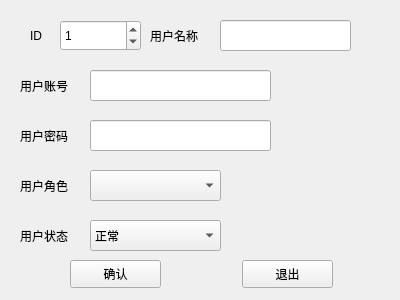
<?xml version="1.0" encoding="UTF-8"?>
<ui version="4.0">
 <class>AddUser</class>
 <widget class="QWidget" name="AddUser">
  <property name="geometry">
   <rect>
    <x>0</x>
    <y>0</y>
    <width>400</width>
    <height>300</height>
   </rect>
  </property>
  <property name="windowTitle">
   <string>用户信息</string>
  </property>
  <widget class="QStackedWidget" name="stackedWidget">
   <property name="geometry">
    <rect>
     <x>0</x>
     <y>0</y>
     <width>401</width>
     <height>301</height>
    </rect>
   </property>
   <property name="currentIndex">
    <number>0</number>
   </property>
   <widget class="QWidget" name="page">
    <widget class="QSpinBox" name="id">
     <property name="geometry">
      <rect>
       <x>60</x>
       <y>20</y>
       <width>81</width>
       <height>31</height>
      </rect>
     </property>
     <property name="value">
      <number>1</number>
     </property>
    </widget>
    <widget class="QComboBox" name="status">
     <property name="geometry">
      <rect>
       <x>90</x>
       <y>220</y>
       <width>131</width>
       <height>31</height>
      </rect>
     </property>
     <property name="layoutDirection">
      <enum>Qt::LeftToRight</enum>
     </property>
     <item>
      <property name="text">
       <string>正常</string>
      </property>
     </item>
     <item>
      <property name="text">
       <string>冻结</string>
      </property>
     </item>
    </widget>
    <widget class="QLabel" name="label">
     <property name="geometry">
      <rect>
       <x>30</x>
       <y>20</y>
       <width>31</width>
       <height>31</height>
      </rect>
     </property>
     <property name="text">
      <string>ID</string>
     </property>
    </widget>
    <widget class="QLineEdit" name="name">
     <property name="geometry">
      <rect>
       <x>220</x>
       <y>20</y>
       <width>131</width>
       <height>31</height>
      </rect>
     </property>
     <property name="text">
      <string/>
     </property>
    </widget>
    <widget class="QLineEdit" name="account">
     <property name="geometry">
      <rect>
       <x>90</x>
       <y>70</y>
       <width>181</width>
       <height>31</height>
      </rect>
     </property>
     <property name="text">
      <string/>
     </property>
    </widget>
    <widget class="QLabel" name="label_2">
     <property name="geometry">
      <rect>
       <x>150</x>
       <y>20</y>
       <width>71</width>
       <height>31</height>
      </rect>
     </property>
     <property name="text">
      <string>用户名称</string>
     </property>
    </widget>
    <widget class="QLabel" name="label_3">
     <property name="geometry">
      <rect>
       <x>20</x>
       <y>70</y>
       <width>71</width>
       <height>31</height>
      </rect>
     </property>
     <property name="text">
      <string>用户账号</string>
     </property>
    </widget>
    <widget class="QLineEdit" name="pass">
     <property name="geometry">
      <rect>
       <x>90</x>
       <y>120</y>
       <width>181</width>
       <height>31</height>
      </rect>
     </property>
     <property name="text">
      <string/>
     </property>
    </widget>
    <widget class="QPushButton" name="yes">
     <property name="geometry">
      <rect>
       <x>70</x>
       <y>260</y>
       <width>91</width>
       <height>28</height>
      </rect>
     </property>
     <property name="text">
      <string>确认</string>
     </property>
    </widget>
    <widget class="QLabel" name="label_5">
     <property name="geometry">
      <rect>
       <x>20</x>
       <y>170</y>
       <width>71</width>
       <height>31</height>
      </rect>
     </property>
     <property name="text">
      <string>用户角色</string>
     </property>
    </widget>
    <widget class="QPushButton" name="exit">
     <property name="geometry">
      <rect>
       <x>242</x>
       <y>260</y>
       <width>91</width>
       <height>28</height>
      </rect>
     </property>
     <property name="text">
      <string>退出</string>
     </property>
    </widget>
    <widget class="QComboBox" name="role">
     <property name="geometry">
      <rect>
       <x>90</x>
       <y>170</y>
       <width>131</width>
       <height>31</height>
      </rect>
     </property>
     <property name="layoutDirection">
      <enum>Qt::LeftToRight</enum>
     </property>
    </widget>
    <widget class="QLabel" name="label_4">
     <property name="geometry">
      <rect>
       <x>20</x>
       <y>120</y>
       <width>71</width>
       <height>31</height>
      </rect>
     </property>
     <property name="text">
      <string>用户密码</string>
     </property>
    </widget>
    <widget class="QLabel" name="label_6">
     <property name="geometry">
      <rect>
       <x>20</x>
       <y>220</y>
       <width>71</width>
       <height>31</height>
      </rect>
     </property>
     <property name="text">
      <string>用户状态</string>
     </property>
    </widget>
   </widget>
   <widget class="QWidget" name="page_2"/>
  </widget>
 </widget>
 <resources/>
 <connections/>
</ui>
